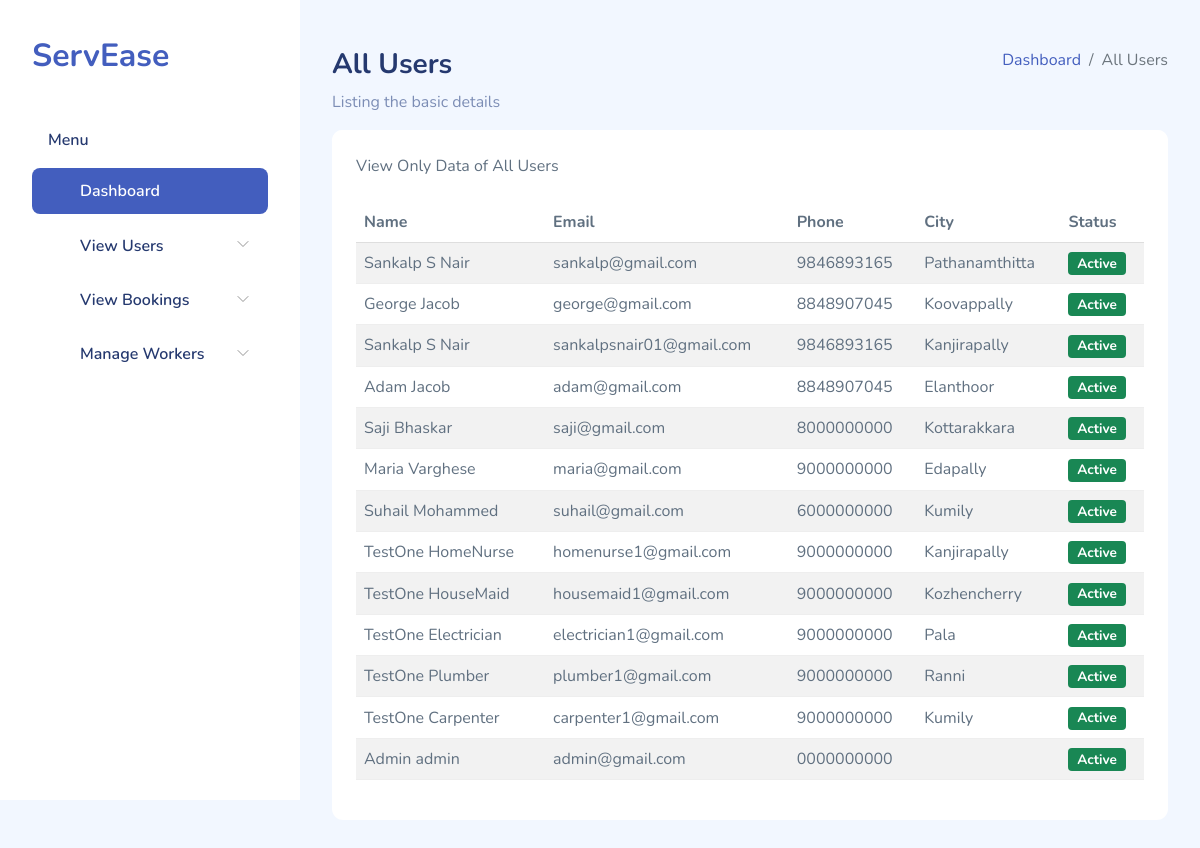
The page /full_users/ on the database its author committed.
### Home_app/models.py (models this page shows)
class Users(models.Model):
    user_id = models.AutoField(primary_key=True)
    firstname = models.CharField(max_length=20,blank=False)
    lastname = models.CharField(max_length=20,blank=False)
    email = models.EmailField(unique=True,blank=False)
    phone = models.CharField(max_length=10,null=True)
    address = models.TextField()
    place=models.CharField(max_length=30, blank=True)
    availability = models.IntegerField(default=0)
    district = models.CharField(max_length=20, blank=True)
    image = models.ImageField(upload_to='profile_pic', null=True, blank=True)
    password = models.CharField(max_length=256)
    usertype = models.CharField(max_length=20)
    active = models.BooleanField(default=True)

### Home_app/views.py (the view)
# urls.py: path('full_users/', views.Full_usersPage, name='full_users'),
def Full_usersPage(request):
    users = Users.objects.all()
    return render(request, 'admin_temp/full_users.html', {'users': users})

### templates/admin_temp/full_users.html (shortened to what this page needs)
{% load static %}
<!DOCTYPE html>
<html lang="en">
<head>
    <link rel="stylesheet" href="{% static 'adm_assets/css/bootstrap.css' %}">
    <link rel="stylesheet" href="{% static 'adm_assets/vendors/iconly/bold.css'%}">
    <link rel="stylesheet" href="{% static 'adm_assets/vendors/perfect-scrollbar/perfect-scrollbar.css' %}">
    <link rel="stylesheet" href="{% static 'adm_assets/vendors/bootstrap-icons/bootstrap-icons.css' %}">
    <link rel="stylesheet" href="{% static 'adm_assets/css/app.css' %}">
</head>
<body>
    <div id="app">
        <div id="sidebar" class="active">
            <div class="sidebar-wrapper active">
                <div class="sidebar-header">
                    <div class="d-flex justify-content-between">
                        <div class="logo">
                            <a href="#">ServEase</a>
                        </div>
                    </div>
                </div>
<div class="sidebar-menu">
    <ul class="menu">
        <li class="sidebar-title">Menu</li>
        <li class="sidebar-item active ">
            <a href="{% url 'dashboard' %}" class='sidebar-link'>
                <i class="bi bi-grid-fill"></i>
                <span>Dashboard</span>
            </a>
        </li>
        <li class="sidebar-item  has-sub">
            <a href="#" class='sidebar-link'>
                <i class="bi bi-stack"></i>
                <span>View Users</span>
            </a>
        </li>
        <li class="sidebar-item  has-sub">
            <a href="#" class='sidebar-link'>
                <i class="bi bi-collection-fill"></i>
                <span>View Bookings</span>
            </a>
        </li>
        <li class="sidebar-item  has-sub">
            <a href="#" class='sidebar-link'>
                <i class="bi bi-stack"></i>
                <span>Manage Workers</span>
            </a>
        </li>
</div>
</div>
</div>
        <div id="main">
            <div class="page-heading">
                <div class="page-title">
                    <div class="row">
                        <div class="col-12 col-md-6 order-md-1 order-last">
                            <h3>All Users</h3>
                            <p class="text-subtitle text-muted">Listing the basic details</p>
                        </div>
                        <div class="col-12 col-md-6 order-md-2 order-first">
                            <nav aria-label="breadcrumb" class="breadcrumb-header float-start float-lg-end">
                                <ol class="breadcrumb">
                                    <li class="breadcrumb-item"><a href="{% url 'dashboard' %}">Dashboard</a></li>
                                    <li class="breadcrumb-item active" aria-current="page">All Users</li>
                                </ol>
                            </nav>
                        </div>
                    </div>
                </div>
                <section class="section">
                    <div class="card">
                        <div class="card-header">
                            View Only Data of All Users
                        </div>
                        <div class="card-body">
                            <table class="table table-striped" id="table1">
                                <thead>
                                    <tr>
                                        <th>Name</th>
                                        <th>Email</th>
                                        <th>Phone</th>
                                        <th>City</th>
                                        <th>Status</th>
                                    </tr>
                                </thead>
                                <tbody>
                                    {% for user in users %}
                                    <tr>
                                        <td>{{ user.firstname }} {{ user.lastname }}</td>
                                        <td>{{ user.email }}</td>
                                        <td>{{ user.phone }}</td>
                                        <td>{{ user.place }}</td>
                                        <td>
                                            {% if user.availability %}
                                                <span class="badge bg-success">Active</span>
                                            {% else %}
                                                <span class="badge bg-danger">Inactive</span>
                                            {% endif %}
                                        </td>
                                    </tr>
                                    {% empty %}
                                    <tr>
                                        <td colspan="5">No workers found.</td>
                                    </tr>
                                    {% endfor %}
                                </tbody>
                            </table>
                        </div>
                    </div>
                </section>
            </div>
        </div>
    </div>
</body>
</html>

### static/adm_assets/css/app.css (style rules this page uses)
.card { margin-bottom:2.2rem;border:none }
.card .card-header { border:none }
.card .card-header~.card-body { padding-top:0 }
.card .card-body { padding:1.5rem }
#sidebar.active .sidebar-wrapper { left:0 }
.sidebar-wrapper { width:300px;height:100vh;position:fixed;top:0;z-index:10;overflow-y:auto;background-color:#fff;bottom:0;transition:left .5s ease-out }
.sidebar-wrapper .sidebar-header { padding:2rem 2rem 1rem;font-size:2rem;font-weight:700 }
.sidebar-wrapper .menu { margin-top:2rem;padding:0 2rem;font-weight:600 }
.sidebar-wrapper .menu .sidebar-title { padding:0 1rem;margin:1.5rem 0 1rem;font-size:1rem;list-style:none;font-weight:600;color:#25396f }
.sidebar-wrapper .menu .sidebar-link { display:block;padding:.7rem 1rem;font-size:1rem;display:flex;align-items:center;border-radius:.5rem;transition:all .5s;text-decoration:none;color:#25396f }
.sidebar-wrapper .menu .sidebar-link i,.sidebar-wrapper .menu .sidebar-link svg { color:#7c8db5 }
.sidebar-wrapper .menu .sidebar-link span { margin-left:1rem }
.sidebar-wrapper .menu .sidebar-item { list-style:none;margin-top:.5rem;position:relative }
.sidebar-wrapper .menu .sidebar-item.has-sub .sidebar-link:after { position:absolute;color:#ccc;right:15px;top:12px;display:block }
.sidebar-wrapper .menu .sidebar-item.active .sidebar-link { background-color:#435ebe }
.sidebar-wrapper .menu .sidebar-item.active .sidebar-link span { color:#fff }
.sidebar-wrapper .menu .sidebar-item.active .sidebar-link i,.sidebar-wrapper .menu .sidebar-item.active .sidebar-link svg { fill:#fff;color:#fff }
.dataTable-table td,.dataTable-table thead th,.table td,.table thead th { vertical-align:middle }
.dataTable-table:not(.table-borderless) thead th,.table:not(.table-borderless) thead th { border-bottom:1px solid #dedede!important }
.bi { width:1rem;height:1rem }
#main { margin-left:300px;padding:2rem }
.page-heading { margin:0 0 2rem }
.page-heading h3 { font-weight:700 }
a { text-decoration:none }

### rows shown on the page
Users: firstname "Sankalp", lastname "S Nair", email "sankalp@gmail.com", phone "9846893165", place "Pathanamthitta", availability "Active"
Users: firstname "George", lastname "Jacob", email "george@gmail.com", phone "8848907045", place "Koovappally", availability "Active"
Users: firstname "Sankalp", lastname "S Nair", email "sankalpsnair01@gmail.com", phone "9846893165", place "Kanjirapally", availability "Active"
Users: firstname "Adam", lastname "Jacob", email "adam@gmail.com", phone "8848907045", place "Elanthoor", availability "Active"
Users: firstname "Saji", lastname "Bhaskar", email "saji@gmail.com", phone "8000000000", place "Kottarakkara", availability "Active"
Users: firstname "Maria", lastname "Varghese", email "maria@gmail.com", phone "9000000000", place "Edapally", availability "Active"
Users: firstname "Suhail", lastname "Mohammed", email "suhail@gmail.com", phone "6000000000", place "Kumily", availability "Active"
Users: firstname "TestOne", lastname "HomeNurse", email "homenurse1@gmail.com", phone "9000000000", place "Kanjirapally", availability "Active"
Users: firstname "TestOne", lastname "HouseMaid", email "housemaid1@gmail.com", phone "9000000000", place "Kozhencherry", availability "Active"
Users: firstname "TestOne", lastname "Electrician", email "electrician1@gmail.com", phone "9000000000", place "Pala", availability "Active"
Users: firstname "TestOne", lastname "Plumber", email "plumber1@gmail.com", phone "9000000000", place "Ranni", availability "Active"
Users: firstname "TestOne", lastname "Carpenter", email "carpenter1@gmail.com", phone "9000000000", place "Kumily", availability "Active"
Users: firstname "Admin", lastname "admin", email "admin@gmail.com", phone "0000000000", availability "Active"
